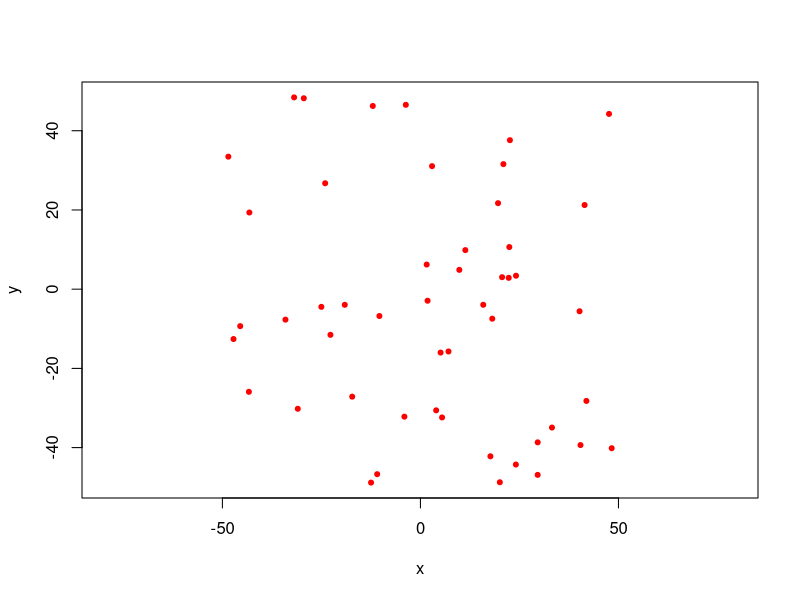
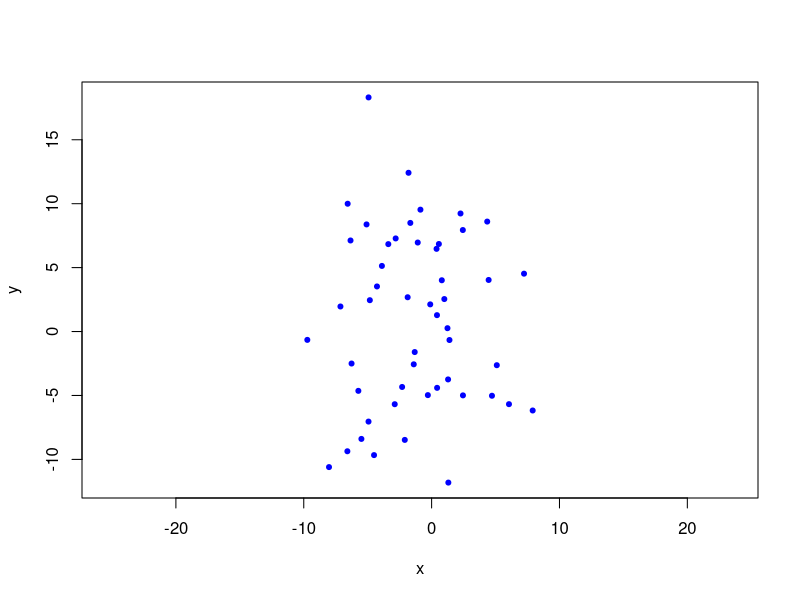
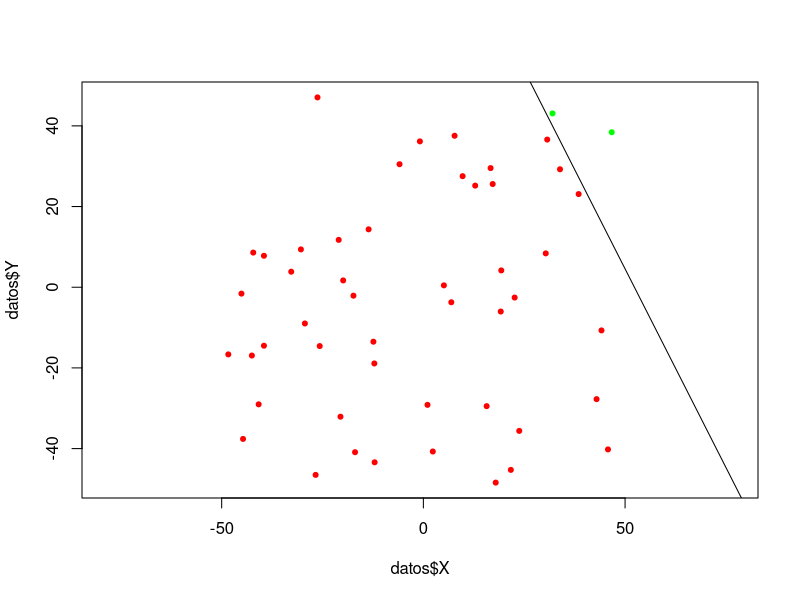
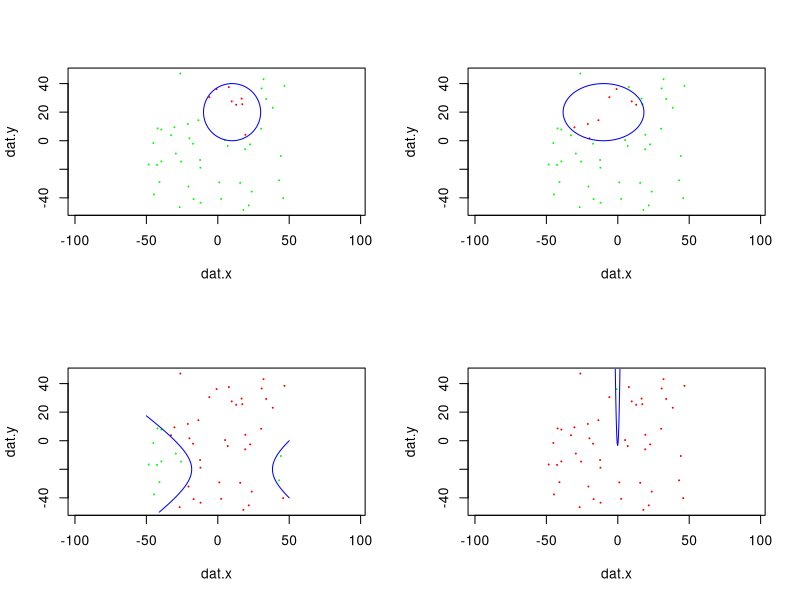
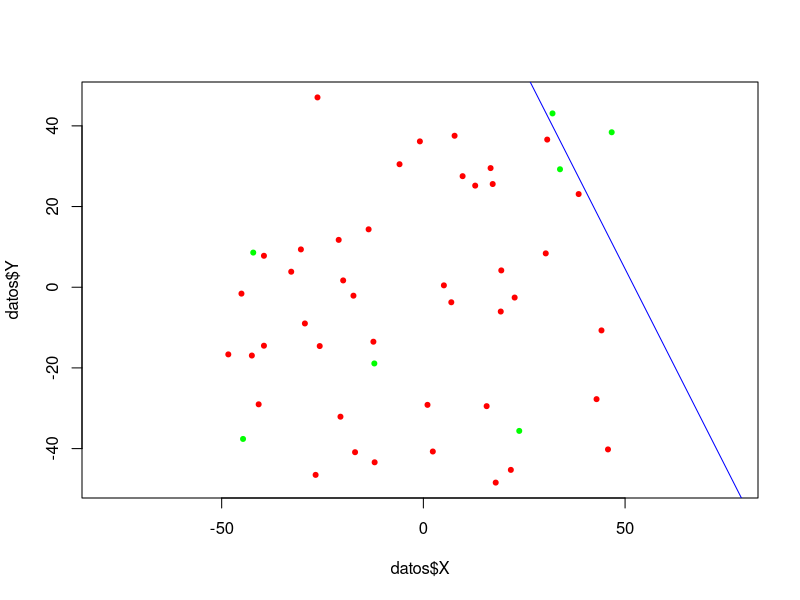
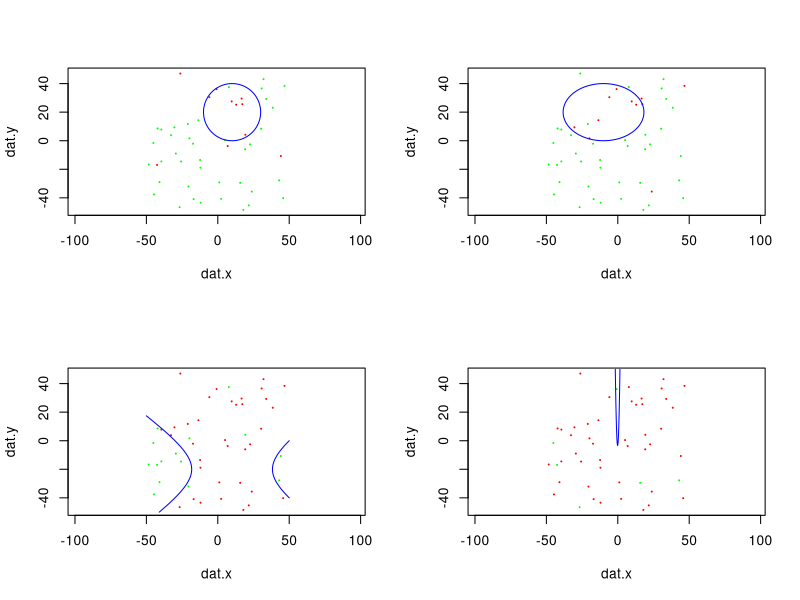

The R script that drew these images, in order:
## ---- chunk 1
knitr::opts_chunk$set(echo = TRUE)
## ---- chunk 2
simula_unif <- function(N, dim, rango){
    lapply(rep(dim, N), runif, min = rango[1], max = rango[2])
}
## ---- chunk 3
simula_gauss <- function(N, dim, sigma){
    lapply(rep(dim, N), rnorm, mean = 0, sd = sigma)
}
## ---- chunk 4
datos_unif <- simula_unif(50, 2, c(-50,50))
x <- unlist(lapply(datos_unif, '[[', 1))
y <- unlist(lapply(datos_unif, '[[', 2))
## ---- chunk 5
plot(x, y, col = 'red', pch = 20, asp=1)
## ---- chunk 6
datos_norm <- simula_gauss(50, 2, c(5,7))
x <- unlist(lapply(datos_norm, '[[', 1))
y <- unlist(lapply(datos_norm, '[[', 2))
## ---- chunk 7
plot(x, y, xlim = range(x), ylim = range(y), asp = 1, col = 'blue', pch = 20)
## ---- chunk 8
simula_recta <- function(intervalo){
    # Simulamos dos puntos dentro del cuadrado intervalo x intervalo
    punto1 <- runif(2, min=intervalo[1], max=intervalo[2])
    punto2 <- runif(2, min=intervalo[1], max=intervalo[2])
    
    # Generamos los parámetros que definen la recta
    a <- (punto2[2] - punto1[2]) / (punto2[1] - punto1[1])
    b <- -a * punto1[1] + punto1[2]
    
    # Devolvemos un vector concatenando ambos parámetros
    c(a,b)
}
## ---- chunk 9
generador_etiquetados <- function(f){
    function(x,y){
        sign(f(x,y))
    }
}
## ---- chunk 10
recta <- simula_recta(c(-50,50))

f1 <- function(x,y){
    y - recta[1]*x - recta[2]
}

etiquetado1 <- generador_etiquetados(f1)
## ---- chunk 11
datos_unif <- simula_unif(50, 2, c(-50,50))

x <- unlist(lapply(datos_unif, '[[', 1))
y <- unlist(lapply(datos_unif, '[[', 2))

datos <- data.frame(X = x, Y = y, Etiqueta = etiquetado1(x,y))
## ---- chunk 12
colores <- ifelse(datos$Etiqueta == 1, "green", "red")

plot(datos$X, datos$Y, xlim = range(datos$X), ylim = range(datos$Y), asp = 1, col = colores, pch = 20)
abline(rev(recta))
## ---- chunk 13
f2 <- function(x,y){
    (x-10)**2 + (y-20)**2 - 400
}

f3 <- function(x,y){
    0.5*(x+10)**2 + (y-20)**2 - 400
}

f4 <- function(x,y){
    0.5*(x-10)**2 - (y+20)**2 - 400
}

f5 <- function(x,y){
    y - 20*x**2 - 5*x + 3
}
## ---- chunk 14
genera_grafico <- function(dat.x, dat.y, f, ...){
    etiquetado <- generador_etiquetados(f)
    etiquetas <- etiquetado(dat.x, dat.y)
    
    colores <- ifelse(etiquetas == 1, "green", "red")

    plot(dat.x, dat.y, asp = 1, col = colores, pch = 20, ...)
    
    f.x <- seq(-50, 50, length=1000)
    f.y <- seq(-50, 50, length=1000)
    f.z <- outer(f.x, f.y, f)
    contour(f.x, f.y, f.z, levels=0, col = "blue", add=T, drawlabels=F)
}

par(mfrow=c(2, 2))

genera_grafico(x, y, f2, cex=0.25)
genera_grafico(x, y, f3, cex=0.25)
genera_grafico(x, y, f4, cex=0.25)
genera_grafico(x, y, f5, cex=0.25)

par(mfrow=c(1, 1))
## ---- chunk 15
# Get indices of the labelled data, divided into positive and negative
indices_pos <- which(datos$Etiqueta %in% 1)
indices_neg <- which(datos$Etiqueta %in% -1)

# Get a random sample of those indices, of size 10%
cambiar_pos <- sample(indices_pos, round(0.1*length(indices_pos)))
cambiar_neg <- sample(indices_neg, round(0.1*length(indices_neg)))

# Change those positions
datos$Etiqueta[cambiar_pos] <- -1
datos$Etiqueta[cambiar_neg] <- 1
## ---- chunk 16
colores <- ifelse(datos$Etiqueta == 1, "green", "red")

plot(datos$X, datos$Y, xlim = range(datos$X), ylim = range(datos$Y), asp = 1, col = colores, pch = 20)
abline(rev(recta), col="blue")
## ---- chunk 17
genera_grafico <- function(dat.x, dat.y, f, generarRuido = F, ...){
    etiquetado <- generador_etiquetados(f)
    etiquetas <- etiquetado(dat.x, dat.y)
    
    if(generarRuido){
        # Get indices of the labelled data, divided into positive and negative
        indices_pos <- which(etiquetas %in% 1)
        indices_neg <- which(etiquetas %in% -1)
        
        # Get a random sample of those indices, of size 10%
        cambiar_pos <- sample(indices_pos, round(0.1*length(indices_pos)))
        cambiar_neg <- sample(indices_neg, round(0.1*length(indices_neg)))
        
        # Change those positions
        etiquetas[cambiar_pos] <- -1
        etiquetas[cambiar_neg] <- 1
    }
    
    colores <- ifelse(etiquetas == 1, "green", "red")

    plot(dat.x, dat.y, asp = 1, col = colores, pch = 20, ...)
    
    f.x <- seq(-50, 50, length=1000)
    f.y <- seq(-50, 50, length=1000)
    f.z <- outer(f.x, f.y, f)
    contour(f.x, f.y, f.z, levels=0, col = "blue", add=T, drawlabels=F)
}
par(mfrow=c(2, 2))

genera_grafico(x, y, f2, generarRuido = T, cex=0.25)
genera_grafico(x, y, f3, generarRuido = T, cex=0.25)
genera_grafico(x, y, f4, generarRuido = T, cex=0.25)
genera_grafico(x, y, f5, generarRuido = T, cex=0.25)

par(mfrow=c(1, 1))
